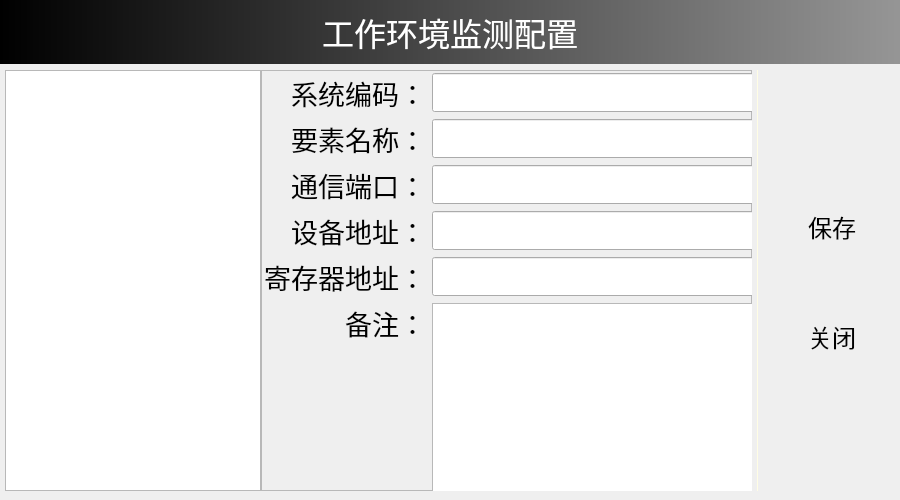
<?xml version="1.0" encoding="UTF-8"?>
<ui version="4.0">
 <class>DialogSetupEnvironment</class>
 <widget class="QDialog" name="DialogSetupEnvironment">
  <property name="windowModality">
   <enum>Qt::ApplicationModal</enum>
  </property>
  <property name="geometry">
   <rect>
    <x>0</x>
    <y>0</y>
    <width>900</width>
    <height>500</height>
   </rect>
  </property>
  <property name="minimumSize">
   <size>
    <width>900</width>
    <height>500</height>
   </size>
  </property>
  <property name="maximumSize">
   <size>
    <width>900</width>
    <height>6000</height>
   </size>
  </property>
  <property name="windowTitle">
   <string>Dialog</string>
  </property>
  <property name="styleSheet">
   <string notr="true"/>
  </property>
  <property name="modal">
   <bool>true</bool>
  </property>
  <widget class="QWidget" name="horizontalLayoutWidget">
   <property name="geometry">
    <rect>
     <x>0</x>
     <y>60</y>
     <width>901</width>
     <height>441</height>
    </rect>
   </property>
   <layout class="QHBoxLayout" name="hLayoutMain" stretch="1,0,0">
    <property name="spacing">
     <number>5</number>
    </property>
    <property name="leftMargin">
     <number>5</number>
    </property>
    <property name="topMargin">
     <number>10</number>
    </property>
    <property name="rightMargin">
     <number>5</number>
    </property>
    <property name="bottomMargin">
     <number>10</number>
    </property>
    <item>
     <layout class="QVBoxLayout" name="verticalLayout" stretch="0">
      <property name="spacing">
       <number>0</number>
      </property>
      <property name="leftMargin">
       <number>0</number>
      </property>
      <property name="topMargin">
       <number>0</number>
      </property>
      <property name="rightMargin">
       <number>0</number>
      </property>
      <property name="bottomMargin">
       <number>0</number>
      </property>
      <item>
       <layout class="QHBoxLayout" name="horizontalLayout_2" stretch="0,1">
        <item>
         <widget class="QListView" name="listView">
          <property name="font">
           <font>
            <pointsize>20</pointsize>
           </font>
          </property>
         </widget>
        </item>
        <item>
         <widget class="QFrame" name="frame_4">
          <property name="frameShape">
           <enum>QFrame::StyledPanel</enum>
          </property>
          <property name="frameShadow">
           <enum>QFrame::Raised</enum>
          </property>
          <widget class="QWidget" name="gridLayoutWidget">
           <property name="geometry">
            <rect>
             <x>3</x>
             <y>3</y>
             <width>571</width>
             <height>571</height>
            </rect>
           </property>
           <layout class="QGridLayout" name="gridLayout" rowminimumheight="0,0,0,0,0,1,0">
            <item row="2" column="0">
             <widget class="QLabel" name="label_5">
              <property name="font">
               <font>
                <pointsize>20</pointsize>
               </font>
              </property>
              <property name="text">
               <string>通信端口：</string>
              </property>
              <property name="alignment">
               <set>Qt::AlignRight|Qt::AlignTrailing|Qt::AlignVCenter</set>
              </property>
             </widget>
            </item>
            <item row="4" column="1">
             <widget class="QLineEdit" name="lineEdit_4">
              <property name="font">
               <font>
                <pointsize>20</pointsize>
               </font>
              </property>
             </widget>
            </item>
            <item row="2" column="1">
             <widget class="QLineEdit" name="lineEdit_2">
              <property name="font">
               <font>
                <pointsize>20</pointsize>
               </font>
              </property>
             </widget>
            </item>
            <item row="1" column="0">
             <widget class="QLabel" name="label_2">
              <property name="font">
               <font>
                <pointsize>20</pointsize>
               </font>
              </property>
              <property name="text">
               <string>要素名称：</string>
              </property>
              <property name="alignment">
               <set>Qt::AlignRight|Qt::AlignTrailing|Qt::AlignVCenter</set>
              </property>
             </widget>
            </item>
            <item row="0" column="1">
             <widget class="QLineEdit" name="lineEdit">
              <property name="font">
               <font>
                <pointsize>20</pointsize>
               </font>
              </property>
             </widget>
            </item>
            <item row="1" column="1">
             <widget class="QLineEdit" name="lineEdit_3">
              <property name="font">
               <font>
                <pointsize>20</pointsize>
               </font>
              </property>
             </widget>
            </item>
            <item row="4" column="0">
             <widget class="QLabel" name="label_6">
              <property name="font">
               <font>
                <pointsize>20</pointsize>
               </font>
              </property>
              <property name="text">
               <string>寄存器地址：</string>
              </property>
              <property name="alignment">
               <set>Qt::AlignRight|Qt::AlignTrailing|Qt::AlignVCenter</set>
              </property>
             </widget>
            </item>
            <item row="0" column="0">
             <widget class="QLabel" name="label">
              <property name="font">
               <font>
                <pointsize>20</pointsize>
               </font>
              </property>
              <property name="text">
               <string>系统编码：</string>
              </property>
              <property name="alignment">
               <set>Qt::AlignRight|Qt::AlignTrailing|Qt::AlignVCenter</set>
              </property>
             </widget>
            </item>
            <item row="3" column="1">
             <widget class="QLineEdit" name="lineEdit_5">
              <property name="font">
               <font>
                <pointsize>20</pointsize>
               </font>
              </property>
             </widget>
            </item>
            <item row="3" column="0">
             <widget class="QLabel" name="label_4">
              <property name="font">
               <font>
                <pointsize>20</pointsize>
               </font>
              </property>
              <property name="text">
               <string>设备地址：</string>
              </property>
              <property name="alignment">
               <set>Qt::AlignRight|Qt::AlignTrailing|Qt::AlignVCenter</set>
              </property>
             </widget>
            </item>
            <item row="5" column="0">
             <widget class="QLabel" name="label_7">
              <property name="font">
               <font>
                <pointsize>20</pointsize>
               </font>
              </property>
              <property name="text">
               <string>备注：</string>
              </property>
              <property name="alignment">
               <set>Qt::AlignRight|Qt::AlignTop|Qt::AlignTrailing</set>
              </property>
             </widget>
            </item>
            <item row="5" column="1">
             <widget class="QTextEdit" name="textEdit"/>
            </item>
           </layout>
          </widget>
         </widget>
        </item>
       </layout>
      </item>
     </layout>
    </item>
    <item>
     <widget class="QFrame" name="frame_3">
      <property name="minimumSize">
       <size>
        <width>1</width>
        <height>0</height>
       </size>
      </property>
      <property name="maximumSize">
       <size>
        <width>1</width>
        <height>16777215</height>
       </size>
      </property>
      <property name="styleSheet">
       <string notr="true">background-color: #fffde4;
color:white;</string>
      </property>
      <property name="frameShape">
       <enum>QFrame::NoFrame</enum>
      </property>
      <property name="frameShadow">
       <enum>QFrame::Raised</enum>
      </property>
     </widget>
    </item>
    <item>
     <layout class="QVBoxLayout" name="verticalLayout_2">
      <property name="spacing">
       <number>20</number>
      </property>
      <property name="leftMargin">
       <number>5</number>
      </property>
      <property name="rightMargin">
       <number>0</number>
      </property>
      <item>
       <widget class="QFrame" name="frame">
        <property name="styleSheet">
         <string notr="true">background-color: transparent;color:white;</string>
        </property>
        <property name="frameShape">
         <enum>QFrame::NoFrame</enum>
        </property>
        <property name="frameShadow">
         <enum>QFrame::Raised</enum>
        </property>
       </widget>
      </item>
      <item>
       <widget class="QToolButton" name="btnSave">
        <property name="minimumSize">
         <size>
          <width>128</width>
          <height>90</height>
         </size>
        </property>
        <property name="font">
         <font>
          <pointsize>18</pointsize>
         </font>
        </property>
        <property name="focusPolicy">
         <enum>Qt::NoFocus</enum>
        </property>
        <property name="styleSheet">
         <string notr="true">background: rgba(255,255,255,0); </string>
        </property>
        <property name="text">
         <string>保存</string>
        </property>
        <property name="icon">
         <iconset>
          <normaloff>Images/save_64.png</normaloff>Images/save_64.png</iconset>
        </property>
        <property name="iconSize">
         <size>
          <width>64</width>
          <height>64</height>
         </size>
        </property>
        <property name="toolButtonStyle">
         <enum>Qt::ToolButtonTextUnderIcon</enum>
        </property>
        <property name="autoRaise">
         <bool>true</bool>
        </property>
       </widget>
      </item>
      <item>
       <widget class="QToolButton" name="btnClose">
        <property name="minimumSize">
         <size>
          <width>128</width>
          <height>90</height>
         </size>
        </property>
        <property name="font">
         <font>
          <pointsize>18</pointsize>
         </font>
        </property>
        <property name="focusPolicy">
         <enum>Qt::NoFocus</enum>
        </property>
        <property name="styleSheet">
         <string notr="true">background: rgba(255,255,255,0);</string>
        </property>
        <property name="text">
         <string>关闭</string>
        </property>
        <property name="icon">
         <iconset>
          <normaloff>Images/cancel_64.png</normaloff>Images/cancel_64.png</iconset>
        </property>
        <property name="iconSize">
         <size>
          <width>64</width>
          <height>64</height>
         </size>
        </property>
        <property name="toolButtonStyle">
         <enum>Qt::ToolButtonTextUnderIcon</enum>
        </property>
        <property name="autoRaise">
         <bool>true</bool>
        </property>
       </widget>
      </item>
      <item>
       <widget class="QFrame" name="frame_2">
        <property name="styleSheet">
         <string notr="true">background-color: transparent;color:white;</string>
        </property>
        <property name="frameShape">
         <enum>QFrame::NoFrame</enum>
        </property>
        <property name="frameShadow">
         <enum>QFrame::Raised</enum>
        </property>
       </widget>
      </item>
     </layout>
    </item>
   </layout>
  </widget>
  <widget class="QLabel" name="label_3">
   <property name="geometry">
    <rect>
     <x>0</x>
     <y>0</y>
     <width>900</width>
     <height>64</height>
    </rect>
   </property>
   <property name="minimumSize">
    <size>
     <width>900</width>
     <height>0</height>
    </size>
   </property>
   <property name="maximumSize">
    <size>
     <width>900</width>
     <height>16777215</height>
    </size>
   </property>
   <property name="font">
    <font>
     <pointsize>24</pointsize>
    </font>
   </property>
   <property name="styleSheet">
    <string notr="true">color: white;
background-color: qlineargradient(spread:pad, x1:0, y1:0, x2:1, y2:0, stop:0 rgba(0, 0, 0, 255), stop:1 rgba(150, 150, 150, 255));</string>
   </property>
   <property name="text">
    <string>工作环境监测配置</string>
   </property>
   <property name="alignment">
    <set>Qt::AlignCenter</set>
   </property>
  </widget>
 </widget>
 <resources/>
 <connections/>
</ui>
